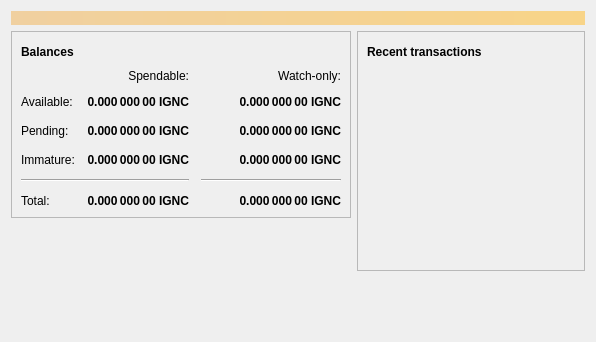
<?xml version="1.0" encoding="UTF-8"?>
<ui version="4.0">
 <class>OverviewPage</class>
 <widget class="QWidget" name="OverviewPage">
  <property name="geometry">
   <rect>
    <x>0</x>
    <y>0</y>
    <width>596</width>
    <height>342</height>
   </rect>
  </property>
  <property name="windowTitle">
   <string>Form</string>
  </property>
  <layout class="QVBoxLayout" name="topLayout">
   <item>
    <widget class="QLabel" name="labelAlerts">
     <property name="visible">
      <bool>false</bool>
     </property>
     <property name="styleSheet">
      <string notr="true">QLabel { background-color: qlineargradient(x1: 0, y1: 0, x2: 1, y2: 0, stop:0 #F0D0A0, stop:1 #F8D488); color:#000000; }</string>
     </property>
     <property name="wordWrap">
      <bool>true</bool>
     </property>
     <property name="margin">
      <number>3</number>
     </property>
     <property name="textInteractionFlags">
      <set>Qt::TextSelectableByMouse</set>
     </property>
    </widget>
   </item>
   <item>
    <layout class="QHBoxLayout" name="horizontalLayout" stretch="1,1">
     <item>
      <layout class="QVBoxLayout" name="verticalLayout_2">
       <item>
        <widget class="QFrame" name="frame">
         <property name="frameShape">
          <enum>QFrame::StyledPanel</enum>
         </property>
         <property name="frameShadow">
          <enum>QFrame::Raised</enum>
         </property>
         <layout class="QVBoxLayout" name="verticalLayout_4">
          <item>
           <layout class="QHBoxLayout" name="horizontalLayout_4">
            <item>
             <widget class="QLabel" name="label_5">
              <property name="font">
               <font>
                <weight>75</weight>
                <bold>true</bold>
               </font>
              </property>
              <property name="text">
               <string>Balances</string>
              </property>
             </widget>
            </item>
            <item>
             <widget class="QPushButton" name="labelWalletStatus">
              <property name="enabled">
               <bool>true</bool>
              </property>
              <property name="maximumSize">
               <size>
                <width>30</width>
                <height>16777215</height>
               </size>
              </property>
              <property name="toolTip">
               <string>The displayed information may be out of date. Your wallet automatically synchronizes with the Ignitecoin network after a connection is established, but this process has not completed yet.</string>
              </property>
              <property name="text">
               <string/>
              </property>
              <property name="icon">
               <iconset resource="../ignitecoin.qrc">
                <normaloff>:/icons/warning</normaloff>
                <disabledoff>:/icons/warning</disabledoff>:/icons/warning</iconset>
              </property>
              <property name="iconSize">
               <size>
                <width>24</width>
                <height>24</height>
               </size>
              </property>
              <property name="flat">
               <bool>true</bool>
              </property>
             </widget>
            </item>
            <item>
             <spacer name="horizontalSpacer_3">
              <property name="orientation">
               <enum>Qt::Horizontal</enum>
              </property>
              <property name="sizeHint" stdset="0">
               <size>
                <width>40</width>
                <height>20</height>
               </size>
              </property>
             </spacer>
            </item>
           </layout>
          </item>
          <item>
           <layout class="QGridLayout" name="gridLayout">
            <property name="spacing">
             <number>12</number>
            </property>
            <item row="2" column="2">
             <widget class="QLabel" name="labelWatchPending">
              <property name="font">
               <font>
                <weight>75</weight>
                <bold>true</bold>
               </font>
              </property>
              <property name="cursor">
               <cursorShape>IBeamCursor</cursorShape>
              </property>
              <property name="toolTip">
               <string>Unconfirmed transactions to watch-only addresses</string>
              </property>
              <property name="text">
               <string notr="true">0.000 000 00 IGNC</string>
              </property>
              <property name="alignment">
               <set>Qt::AlignRight|Qt::AlignTrailing|Qt::AlignVCenter</set>
              </property>
              <property name="textInteractionFlags">
               <set>Qt::LinksAccessibleByMouse|Qt::TextSelectableByKeyboard|Qt::TextSelectableByMouse</set>
              </property>
             </widget>
            </item>
            <item row="2" column="1">
             <widget class="QLabel" name="labelUnconfirmed">
              <property name="font">
               <font>
                <weight>75</weight>
                <bold>true</bold>
               </font>
              </property>
              <property name="cursor">
               <cursorShape>IBeamCursor</cursorShape>
              </property>
              <property name="toolTip">
               <string>Total of transactions that have yet to be confirmed, and do not yet count toward the spendable balance</string>
              </property>
              <property name="text">
               <string notr="true">0.000 000 00 IGNC</string>
              </property>
              <property name="alignment">
               <set>Qt::AlignRight|Qt::AlignTrailing|Qt::AlignVCenter</set>
              </property>
              <property name="textInteractionFlags">
               <set>Qt::LinksAccessibleByMouse|Qt::TextSelectableByKeyboard|Qt::TextSelectableByMouse</set>
              </property>
             </widget>
            </item>
            <item row="3" column="2">
             <widget class="QLabel" name="labelWatchImmature">
              <property name="font">
               <font>
                <weight>75</weight>
                <bold>true</bold>
               </font>
              </property>
              <property name="cursor">
               <cursorShape>IBeamCursor</cursorShape>
              </property>
              <property name="toolTip">
               <string>Mined balance in watch-only addresses that has not yet matured</string>
              </property>
              <property name="text">
               <string notr="true">0.000 000 00 IGNC</string>
              </property>
              <property name="alignment">
               <set>Qt::AlignRight|Qt::AlignTrailing|Qt::AlignVCenter</set>
              </property>
              <property name="textInteractionFlags">
               <set>Qt::LinksAccessibleByMouse|Qt::TextSelectableByKeyboard|Qt::TextSelectableByMouse</set>
              </property>
             </widget>
            </item>
            <item row="4" column="0" colspan="2">
             <widget class="Line" name="line">
              <property name="orientation">
               <enum>Qt::Horizontal</enum>
              </property>
             </widget>
            </item>
            <item row="4" column="2">
             <widget class="Line" name="lineWatchBalance">
              <property name="sizePolicy">
               <sizepolicy hsizetype="Preferred" vsizetype="Fixed">
                <horstretch>0</horstretch>
                <verstretch>0</verstretch>
               </sizepolicy>
              </property>
              <property name="minimumSize">
               <size>
                <width>140</width>
                <height>0</height>
               </size>
              </property>
              <property name="orientation">
               <enum>Qt::Horizontal</enum>
              </property>
             </widget>
            </item>
            <item row="5" column="0">
             <widget class="QLabel" name="labelTotalText">
              <property name="text">
               <string>Total:</string>
              </property>
             </widget>
            </item>
            <item row="3" column="1">
             <widget class="QLabel" name="labelImmature">
              <property name="font">
               <font>
                <weight>75</weight>
                <bold>true</bold>
               </font>
              </property>
              <property name="cursor">
               <cursorShape>IBeamCursor</cursorShape>
              </property>
              <property name="toolTip">
               <string>Mined balance that has not yet matured</string>
              </property>
              <property name="text">
               <string notr="true">0.000 000 00 IGNC</string>
              </property>
              <property name="alignment">
               <set>Qt::AlignRight|Qt::AlignTrailing|Qt::AlignVCenter</set>
              </property>
              <property name="textInteractionFlags">
               <set>Qt::LinksAccessibleByMouse|Qt::TextSelectableByKeyboard|Qt::TextSelectableByMouse</set>
              </property>
             </widget>
            </item>
            <item row="2" column="3">
             <spacer name="horizontalSpacer_2">
              <property name="orientation">
               <enum>Qt::Horizontal</enum>
              </property>
              <property name="sizeHint" stdset="0">
               <size>
                <width>40</width>
                <height>20</height>
               </size>
              </property>
             </spacer>
            </item>
            <item row="3" column="0">
             <widget class="QLabel" name="labelImmatureText">
              <property name="text">
               <string>Immature:</string>
              </property>
             </widget>
            </item>
            <item row="5" column="1">
             <widget class="QLabel" name="labelTotal">
              <property name="font">
               <font>
                <weight>75</weight>
                <bold>true</bold>
               </font>
              </property>
              <property name="cursor">
               <cursorShape>IBeamCursor</cursorShape>
              </property>
              <property name="toolTip">
               <string>Your current total balance</string>
              </property>
              <property name="text">
               <string notr="true">0.000 000 00 IGNC</string>
              </property>
              <property name="alignment">
               <set>Qt::AlignRight|Qt::AlignTrailing|Qt::AlignVCenter</set>
              </property>
              <property name="textInteractionFlags">
               <set>Qt::LinksAccessibleByMouse|Qt::TextSelectableByKeyboard|Qt::TextSelectableByMouse</set>
              </property>
             </widget>
            </item>
            <item row="5" column="2">
             <widget class="QLabel" name="labelWatchTotal">
              <property name="font">
               <font>
                <weight>75</weight>
                <bold>true</bold>
               </font>
              </property>
              <property name="cursor">
               <cursorShape>IBeamCursor</cursorShape>
              </property>
              <property name="toolTip">
               <string>Current total balance in watch-only addresses</string>
              </property>
              <property name="text">
               <string notr="true">0.000 000 00 IGNC</string>
              </property>
              <property name="alignment">
               <set>Qt::AlignRight|Qt::AlignTrailing|Qt::AlignVCenter</set>
              </property>
              <property name="textInteractionFlags">
               <set>Qt::LinksAccessibleByMouse|Qt::TextSelectableByKeyboard|Qt::TextSelectableByMouse</set>
              </property>
             </widget>
            </item>
            <item row="0" column="2">
             <widget class="QLabel" name="labelWatchonly">
              <property name="text">
               <string>Watch-only:</string>
              </property>
              <property name="alignment">
               <set>Qt::AlignRight|Qt::AlignTrailing|Qt::AlignVCenter</set>
              </property>
             </widget>
            </item>
            <item row="1" column="0">
             <widget class="QLabel" name="labelBalanceText">
              <property name="text">
               <string>Available:</string>
              </property>
             </widget>
            </item>
            <item row="1" column="1">
             <widget class="QLabel" name="labelBalance">
              <property name="font">
               <font>
                <weight>75</weight>
                <bold>true</bold>
               </font>
              </property>
              <property name="cursor">
               <cursorShape>IBeamCursor</cursorShape>
              </property>
              <property name="toolTip">
               <string>Your current spendable balance</string>
              </property>
              <property name="text">
               <string notr="true">0.000 000 00 IGNC</string>
              </property>
              <property name="alignment">
               <set>Qt::AlignRight|Qt::AlignTrailing|Qt::AlignVCenter</set>
              </property>
              <property name="textInteractionFlags">
               <set>Qt::LinksAccessibleByMouse|Qt::TextSelectableByKeyboard|Qt::TextSelectableByMouse</set>
              </property>
             </widget>
            </item>
            <item row="1" column="2">
             <widget class="QLabel" name="labelWatchAvailable">
              <property name="font">
               <font>
                <weight>75</weight>
                <bold>true</bold>
               </font>
              </property>
              <property name="cursor">
               <cursorShape>IBeamCursor</cursorShape>
              </property>
              <property name="toolTip">
               <string>Your current balance in watch-only addresses</string>
              </property>
              <property name="text">
               <string notr="true">0.000 000 00 IGNC</string>
              </property>
              <property name="alignment">
               <set>Qt::AlignRight|Qt::AlignTrailing|Qt::AlignVCenter</set>
              </property>
              <property name="textInteractionFlags">
               <set>Qt::LinksAccessibleByMouse|Qt::TextSelectableByKeyboard|Qt::TextSelectableByMouse</set>
              </property>
             </widget>
            </item>
            <item row="2" column="0">
             <widget class="QLabel" name="labelPendingText">
              <property name="text">
               <string>Pending:</string>
              </property>
             </widget>
            </item>
            <item row="0" column="1">
             <widget class="QLabel" name="labelSpendable">
              <property name="text">
               <string>Spendable:</string>
              </property>
              <property name="alignment">
               <set>Qt::AlignRight|Qt::AlignTrailing|Qt::AlignVCenter</set>
              </property>
             </widget>
            </item>
           </layout>
          </item>
         </layout>
        </widget>
       </item>
       <item>
        <spacer name="verticalSpacer">
         <property name="orientation">
          <enum>Qt::Vertical</enum>
         </property>
         <property name="sizeHint" stdset="0">
          <size>
           <width>20</width>
           <height>40</height>
          </size>
         </property>
        </spacer>
       </item>
      </layout>
     </item>
     <item>
      <layout class="QVBoxLayout" name="verticalLayout_3">
       <item>
        <widget class="QFrame" name="frame_2">
         <property name="frameShape">
          <enum>QFrame::StyledPanel</enum>
         </property>
         <property name="frameShadow">
          <enum>QFrame::Raised</enum>
         </property>
         <layout class="QVBoxLayout" name="verticalLayout">
          <item>
           <layout class="QHBoxLayout" name="horizontalLayout_2">
            <item>
             <widget class="QLabel" name="label_4">
              <property name="font">
               <font>
                <weight>75</weight>
                <bold>true</bold>
               </font>
              </property>
              <property name="text">
               <string>Recent transactions</string>
              </property>
             </widget>
            </item>
            <item>
             <widget class="QPushButton" name="labelTransactionsStatus">
              <property name="enabled">
               <bool>true</bool>
              </property>
              <property name="maximumSize">
               <size>
                <width>30</width>
                <height>16777215</height>
               </size>
              </property>
              <property name="toolTip">
               <string>The displayed information may be out of date. Your wallet automatically synchronizes with the Ignitecoin network after a connection is established, but this process has not completed yet.</string>
              </property>
              <property name="text">
               <string/>
              </property>
              <property name="icon">
               <iconset resource="../ignitecoin.qrc">
                <normaloff>:/icons/warning</normaloff>
                <disabledoff>:/icons/warning</disabledoff>:/icons/warning</iconset>
              </property>
              <property name="iconSize">
               <size>
                <width>24</width>
                <height>24</height>
               </size>
              </property>
              <property name="flat">
               <bool>true</bool>
              </property>
             </widget>
            </item>
            <item>
             <spacer name="horizontalSpacer">
              <property name="orientation">
               <enum>Qt::Horizontal</enum>
              </property>
              <property name="sizeHint" stdset="0">
               <size>
                <width>40</width>
                <height>20</height>
               </size>
              </property>
             </spacer>
            </item>
           </layout>
          </item>
          <item>
           <widget class="QListView" name="listTransactions">
            <property name="styleSheet">
             <string notr="true">QListView { background: transparent; }</string>
            </property>
            <property name="frameShape">
             <enum>QFrame::NoFrame</enum>
            </property>
            <property name="verticalScrollBarPolicy">
             <enum>Qt::ScrollBarAlwaysOff</enum>
            </property>
            <property name="horizontalScrollBarPolicy">
             <enum>Qt::ScrollBarAlwaysOff</enum>
            </property>
            <property name="selectionMode">
             <enum>QAbstractItemView::NoSelection</enum>
            </property>
           </widget>
          </item>
         </layout>
        </widget>
       </item>
       <item>
        <spacer name="verticalSpacer_2">
         <property name="orientation">
          <enum>Qt::Vertical</enum>
         </property>
         <property name="sizeHint" stdset="0">
          <size>
           <width>20</width>
           <height>40</height>
          </size>
         </property>
        </spacer>
       </item>
      </layout>
     </item>
    </layout>
   </item>
  </layout>
 </widget>
 <resources/>
 <connections/>
</ui>
